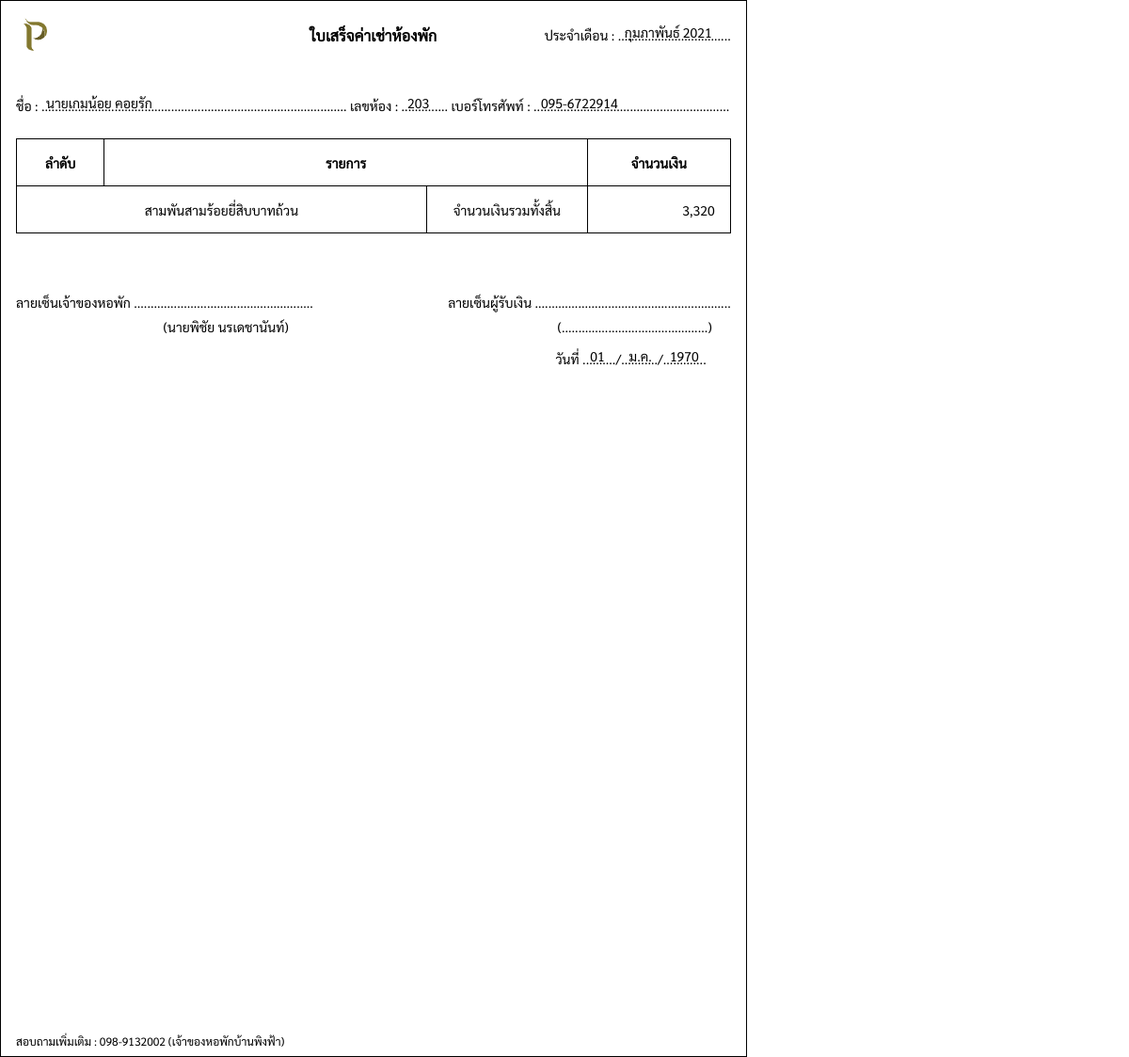
/pages/manage/cost/receipt_month.php?cost_id=15 (signed in), run on an earlier commit of the app's database.
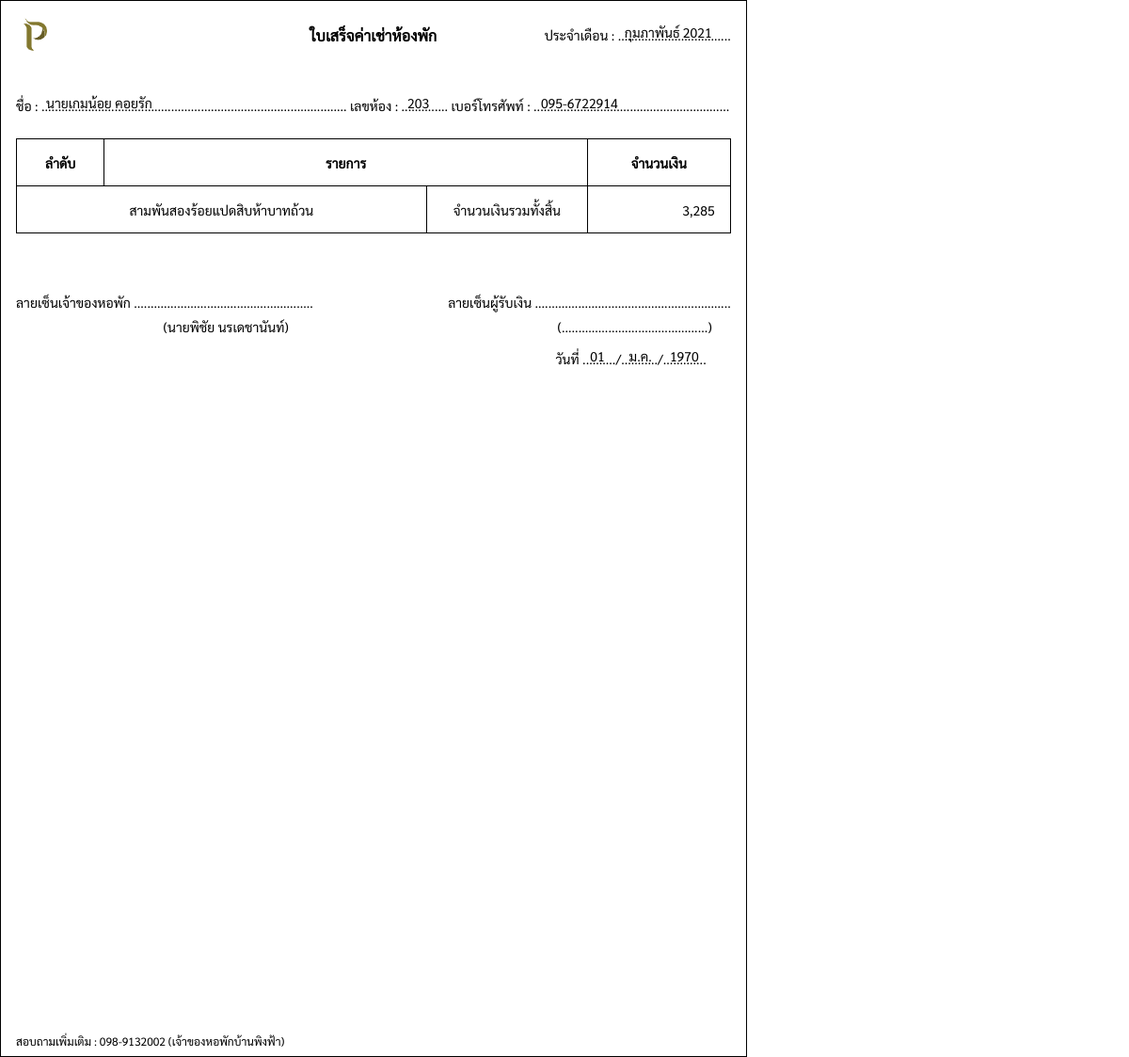
And on a later commit of the database.
### tables this page shows
CREATE TABLE `cost` (
  `cost_id` int(11) NOT NULL,
  `member_id` int(11) NOT NULL,
  `room_id` varchar(10) NOT NULL,
  `room_type` varchar(10) NOT NULL,
  `cost_status` varchar(20) NOT NULL,
  `date` varchar(20) NOT NULL,
  `pay_date` varchar(20) DEFAULT NULL,
  `room_cost` float(11,2) NOT NULL,
  `water_bill` float(11,2) NOT NULL,
  `elec_bill` float(11,2) NOT NULL,
  `cable_charge` float(11,2) NOT NULL,
  `fines` float(11,2) DEFAULT NULL,
  `deposit_after` float(11,2) DEFAULT NULL,
  `total` float(11,2) NOT NULL,
  `pay_img` varchar(50) DEFAULT NULL
);

CREATE TABLE `roommember` (
  `member_id` int(11) NOT NULL,
  `room_id` varchar(10) NOT NULL,
  `come_date` varchar(20) NOT NULL,
  `out_date` varchar(20) DEFAULT NULL,
  `member_cat` varchar(20) NOT NULL,
  `member_status` varchar(20) NOT NULL,
  `member_deposit` float(11,2) NOT NULL,
  `name_title` varchar(10) NOT NULL,
  `firstname` varchar(200) NOT NULL,
  `lastname` varchar(200) NOT NULL,
  `nickname` varchar(200) NOT NULL,
  `id_card` varchar(13) NOT NULL,
  `phone` varchar(10) NOT NULL,
  `email` varchar(200) NOT NULL,
  `birthday` varchar(200) DEFAULT NULL,
  `age` int(11) DEFAULT NULL,
  `race` varchar(200) DEFAULT NULL,
  `nationality` varchar(200) DEFAULT NULL,
  `job` varchar(200) DEFAULT NULL,
  `address` varchar(200) DEFAULT NULL,
  `pic_idcard` text DEFAULT NULL,
  `pic_home` text DEFAULT NULL,
  `name_title2` varchar(10) DEFAULT NULL,
  `firstname2` varchar(200) DEFAULT NULL,
  `lastname2` varchar(200) DEFAULT NULL,
  `nickname2` varchar(200) DEFAULT NULL,
  `id_card2` varchar(13) DEFAULT NULL,
  `phone2` varchar(10) DEFAULT NULL,
  `email2` varchar(200) DEFAULT NULL,
  `birthday2` varchar(200) DEFAULT NULL,
  `age2` int(11) DEFAULT NULL,
  `race2` varchar(200) DEFAULT NULL,
  `nationality2` varchar(200) DEFAULT NULL,
  `job2` varchar(200) DEFAULT NULL,
  `address2` varchar(200) DEFAULT NULL,
  `pic_idcard2` text DEFAULT NULL,
  `pic_home2` text DEFAULT NULL,
  `people` int(11) NOT NULL
);

### pages/manage/cost/receipt_month.php (the view, shortened to what the changed rows need)
<?php
include("../../connection.php");
$id = $_REQUEST["cost_id"];
$sql = "SELECT a.*, b.name_title, b.firstname, b.lastname, b.phone FROM cost a INNER JOIN roommember b ON a.member_id = b.member_id WHERE a.cost_id = $id";
$result = mysqli_query($conn, $sql)or die ("Error in query: $sql " . mysqli_error());
$row = mysqli_fetch_array($result);
if($row != null){
extract($row);
}
function DateThai($strDate){
    $strYear = date("Y",strtotime($strDate));
    $strMonth= date("n",strtotime($strDate));
    $strMonthCut = Array("","มกราคม", "กุมภาพันธ์", "มีนาคม","เมษายน", "พฤษภาคม", "มิถุนายน", "กรกฎาคม","สิงหาคม", "กันยายน", "ตุลาคม", "พฤศจิกายน", "ธันวาคม");
    $strMonthThai=$strMonthCut[$strMonth];
    return "$strMonthThai $strYear";
}
function textFormat( $text = '', $pattern = '', $ex = '' ) {
    $cid = ( $text == '' ) ? '0000000000000' : $text;
    $pattern = ( $pattern == '' ) ? '_-____-_____-__-_' : $pattern;
    $p = explode( '-', $pattern );
    $ex = ( $ex == '' ) ? '-' : $ex;
    $first = 0;
    $last = 0;
    for ( $i = 0; $i <= count( $p ) - 1; $i++ ) {
       $first = $first + $last;
       $last = strlen( $p[$i] );
       $returnText[$i] = substr( $cid, $first, $last );
    }
    return implode( $ex, $returnText );
 }
 function bathformat($number) {
    $numberstr = array('ศูนย์','หนึ่ง','สอง','สาม','สี่','ห้า','หก','เจ็ด','แปด','เก้า','สิบ');
    $digitstr = array('','สิบ','ร้อย','พัน','หมื่น','แสน','ล้าน');
    $number = str_replace(",","",$number);
    $number = explode(".",$number);
    $strlen = strlen($number[0]);
    $result = '';
    for($i=0;$i<$strlen;$i++) {
      $n = substr($number[0], $i,1);
      if($n!=0) {
        if($i==($strlen-1) AND $n==1){ $result .= 'เอ็ด'; }
        elseif($i==($strlen-2) AND $n==2){ $result .= 'ยี่'; }
        elseif($i==($strlen-2) AND $n==1){ $result .= ''; }
        else{ $result .= $numberstr[$n]; }
        $result .= $digitstr[$strlen-$i-1];
      }
    }
    $strlen = strlen($number[1]);
    if ($strlen>2) {
      $result .= 'จุด';
      for($i=0;$i<$strlen;$i++) {
        $result .= $numberstr[(int)$number[1][$i]];
      }
    } else {
      $result .= 'บาท';
      if ($number[1]=='0' OR $number[1]=='00' OR $number[1]=='') {
        $result .= 'ถ้วน';
      }
    }
    return $result;
}
?>
<!DOCTYPE html>
<html lang="en">
<head>
    <link rel="stylesheet" href="../../../css/receipt_month.css">
</head>
<body>
    <div class="letter">
        <div style="padding-bottom:32px;">
            <div class="header">
                <div style="text-align:right;position:relative;">
                    <p>ประจำเดือน : ..................................</p>
                    <p class="code_text"><?php echo DateThai($date); ?></p>
                </div>
            </div>
            <div style="position:relative;padding-bottom:20px;line-height:30px;">
                <p>ชื่อ : ............................................................................................
                    เลขห้อง :
                    .............. เบอร์โทรศัพท์ :
                    ...........................................................</p>
                <p class="name"><?php echo $name_title.$firstname." ".$lastname; ?></p>
                <p class="email" style="left:416px;"><?php echo $room_id; ?></p>
                <p class="tel" style="right:120px;"><?php echo textFormat($phone,'___-_______','-'); ?></p>
            </div>
            <table>
                <tr>
                    <th>ลำดับ</th>
                    <th colspan="3">รายการ</th>
                    <th>จำนวนเงิน</th>
                </tr>
                <tr>
                    <td colspan="3"><?php echo bathformat($total) ?></td>
                    <td style="text-align:center;">จำนวนเงินรวมทั้งสิ้น</td>
                    <td><?php echo number_format($total); ?></td>
                </tr>
            </table>
        </div>
    </div>
</body>
</html>

What changed in the data, as far as the page shows it:
changed cost "นาย": total "สามพันสามร้อยยี่สิบบาทถ้วน" → "สามพันสองร้อยแปดสิบห้าบาทถ้วน"; total "3,320" → "3,285"
